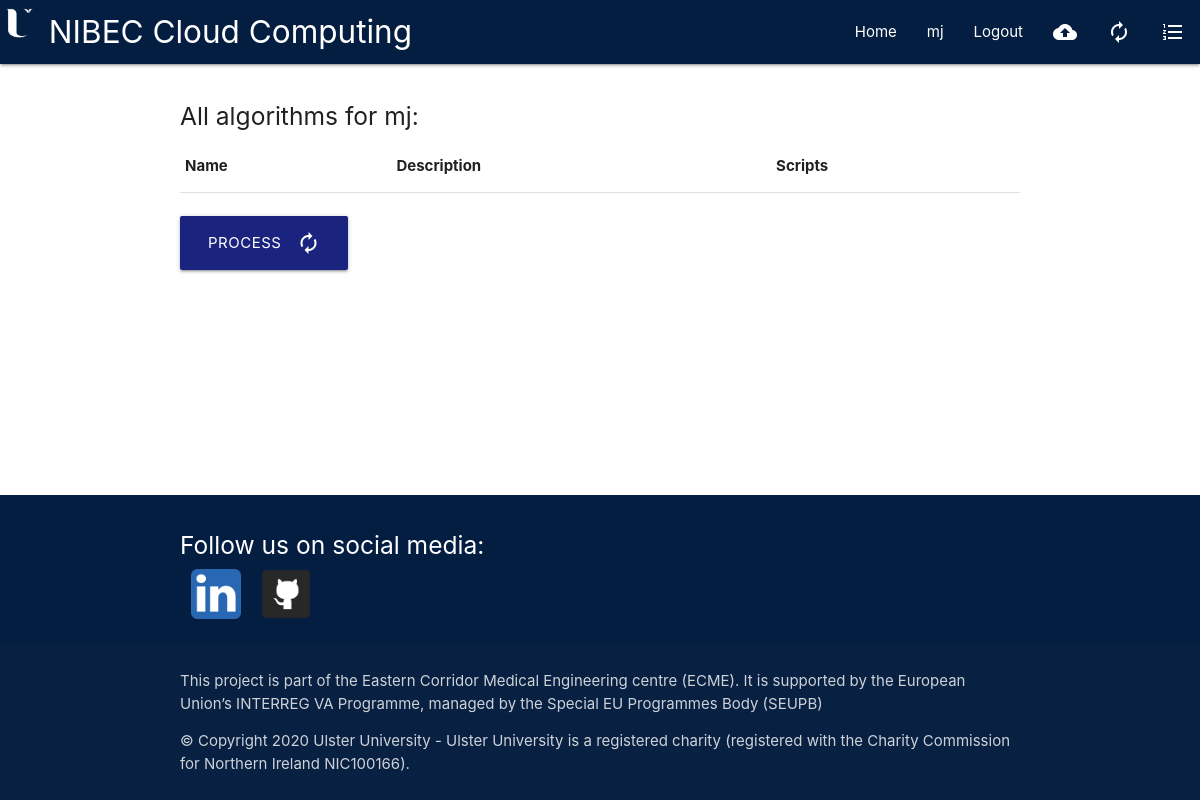
The page /show_algorithms/ (signed in) on the database as committed earlier.
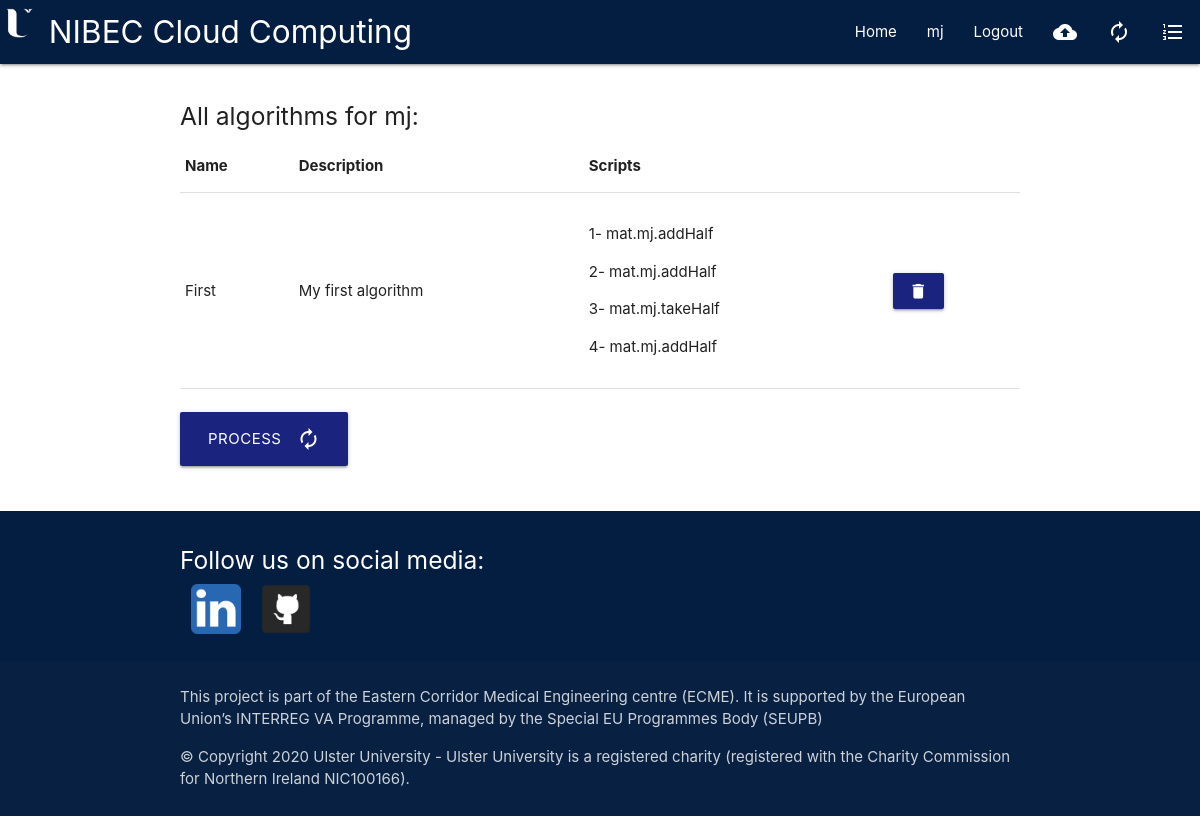
The same page on the database as committed later.
### core/models.py (models this page shows, shortened)
class Algorithm(models.Model):
    identifier = models.UUIDField(primary_key=True, default=uuid.uuid4, editable=False)  # unique ID for the instance
    user = models.ForeignKey(User, on_delete=models.CASCADE)  # link to the user creating it
    name = models.CharField(max_length=100)
    description = models.TextField()
    scripts = models.ManyToManyField(Script, through='Execution', related_name="algorithms_related")

class Script(models.Model):
    def script_path(instance, filename):
        """ Dynamic filename changing for the uploaded file when saving """
        filename_output = "algorithm/%s" % filename   # filename is username_id.ext e.g mj_45ds.jpeg
        return os.path.join(settings.MEDIA_ROOT, filename_output)  # return filepath for storage
    MATLAB = "M"
    PYTHON = "P"
    LANGUAGE_CHOICES = (
        (MATLAB, "MATLAB Function"),
        (PYTHON, "Python Function"),
    )
    identifier = models.CharField(max_length=250)
    description = models.TextField()
    language = models.CharField(max_length=1, choices=LANGUAGE_CHOICES, default=MATLAB)
    data_input = models.ForeignKey(FileFormat, on_delete=models.CASCADE, related_name='script_inputs',
                                   default=FileFormat.objects.values('name')[0])
    data_output = models.ForeignKey(FileFormat, on_delete=models.CASCADE, related_name='script_outputs',
                                    default=FileFormat.objects.values('name')[0])
    uploaded_script = models.FileField(upload_to=script_path, null=True, max_length=200)  # the file itself
    def __str__(self):
        return self.identifier

### core/views.py (the view)
# urls.py: path('show_algorithms/', views.show_algorithms, name='show_algorithms'),
@login_required()
def show_algorithms(request):
    current_user = request.user
    algorithms = Algorithm.objects.filter(user=current_user)
    context = {
        'current_user': current_user,
        'algorithms': algorithms,
    }
    return render(request, 'show_algorithms.html', context)

### core/templates/show_algorithms.html
{% extends 'base.html' %}
{% block content %}
    {% if current_user.is_authenticated %}
        <br>
        <h5>All algorithms for {{ current_user.username }}:</h5>
        <table>
            <thead>
                <tr>
                    <th>Name</th>
                    <th>Description</th>
                    <th>Scripts</th>
                </tr>
            </thead>
            <tbody>
                {% for algorithm in algorithms %}
                    <tr>
                        <td>{{ algorithm.name }}</td>
                        <td>{{ algorithm.description }}</td>
                        <td>
                            {% for script in algorithm.scripts.all %}
                                <p>{{ forloop.counter }}- {{ script }}</p>
                            {% endfor %}
                        </td>
                        <td><a
                                class="btn waves-effect waves-light indigo darken-4"
                                href="{% url 'delete_algorithm' algorithm_id=algorithm.identifier %}"
                                name="delete">
                                <i class="material-icons">delete</i>
                            </a>
                        </td>
                    </tr>
                {% endfor %}
            </tbody>
        </table>
        <br>
        <a href="{% url 'create_algorithm' %}" class="waves-effect waves-light indigo darken-4 btn-large">
            <i class="material-icons right">autorenew</i>Process</a>
        <br>
    {% endif %}
{% endblock %}

Rows that differ between the two databases and show on the page:
added Algorithm: name "First", description "My first algorithm"
now on this page (row unchanged): Script: identifier "mat.mj.addHalf"
now on this page (row unchanged): Script: identifier "mat.mj.takeHalf"
